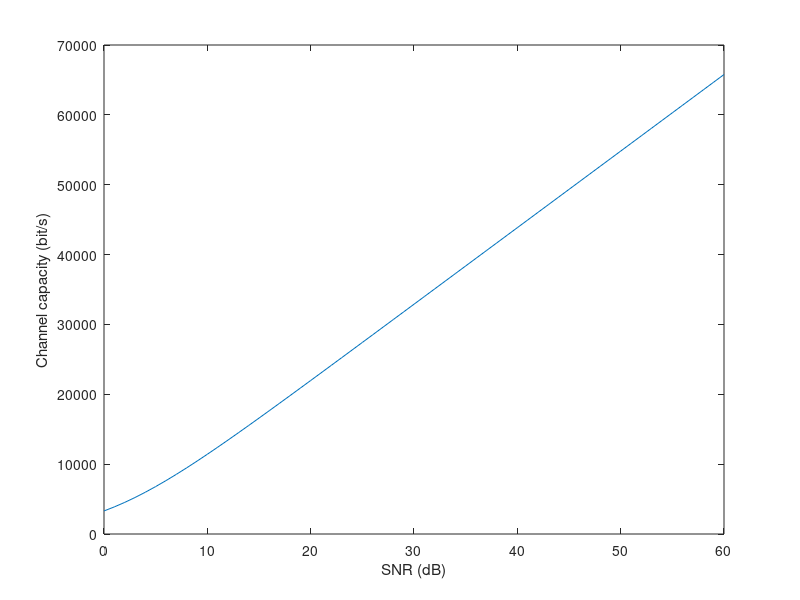

Reproduce this figure in MATLAB.
B = 3300;   % Hz
SNR_dB = 0 : 1 : 60;   % dB
SNR = 10.^(SNR_dB / 10);

C = B * log2(1 + SNR);

plot(SNR_dB, C)
xlabel('SNR (dB)')
ylabel('Channel capacity (bit/s)')
